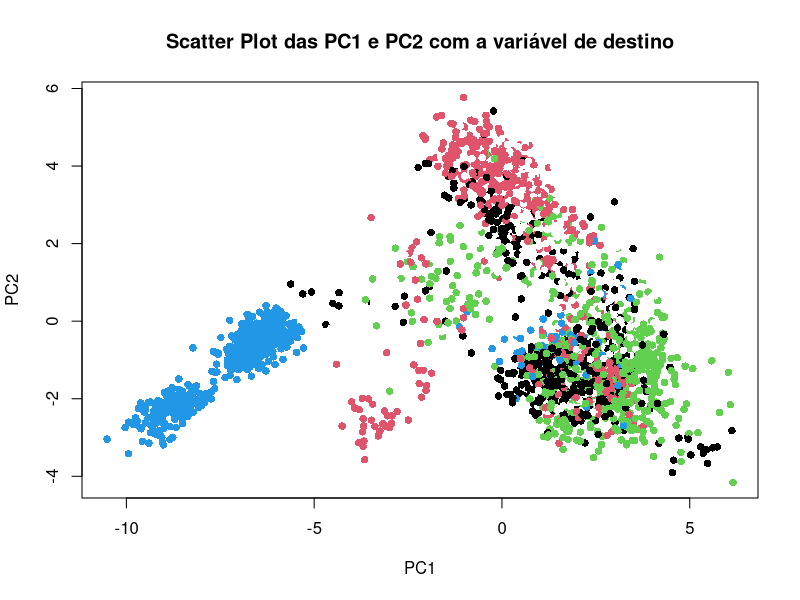
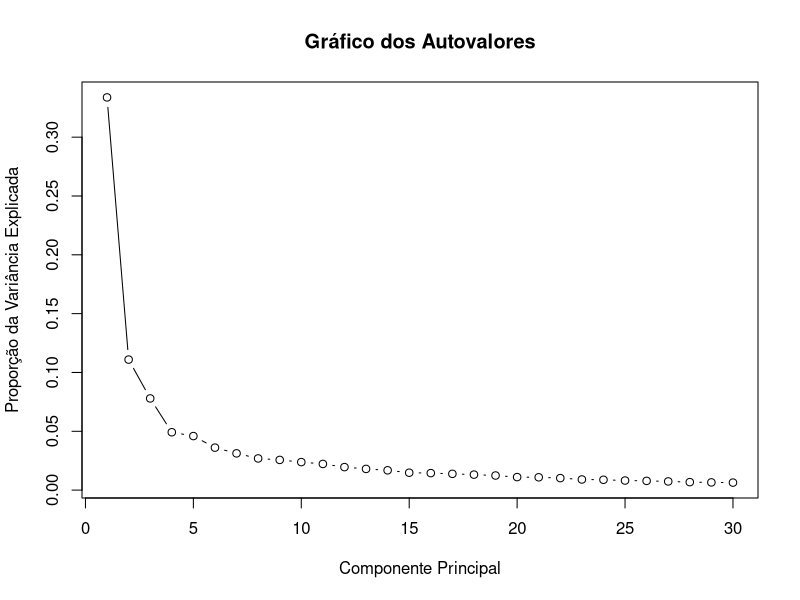

Generate these figures, in order, with R: (Note: this script raises an error after producing the figures.)
# Limpa o ambiente de trabalho
rm(list=ls())

#Bibliotecas
library(caret)

# Importa CSVs
treino <- read.csv("treino.csv")

# Transforma colunas da TARGET de texto para numeros
treino$y <- factor(treino$y, levels = c('teens', 'twenties', 'thirties', 'fourties', 'fifties'))
treino$y_num <- as.numeric(treino$y) - 1
treino <- treino[, -which(names(treino) == 'y')]
y <- treino$y_num

#--------------------Implementa Pre-Processamento - PCA
# Diminui a dimensionalidade e Verifica quais features sao mais discriminativas
trans <- preProcess(treino, method = c("pca"))
PC <- predict(trans, treino)
#-----------------------------------------------

#--------------------Inclui TARGET pós Pre-Processamento
# Incluir as colunas da variável de destino nas duas primeiras componentes principais
PC_y <- cbind(PC[, 1:2], y_num = as.numeric(treino$y_num))
# Plotar um gráfico de dispersão
plot(PC_y$PC1, PC_y$PC2, pch = 16, col = PC_y$y_num,
     main = "Scatter Plot das PC1 e PC2 com a variável de destino", xlab = "PC1", ylab = "PC2")
#-----------------------------------------------

#--------------------Gera gráfico de Autovalores
# Calcula os autovalores
eigenvalues <- eigen(cov(PC))$values

# Calcula a proporção da variância explicada
variance_explained <- eigenvalues / sum(eigenvalues)
# Gera o gráfico dos autovalores
plot(variance_explained, type = "b", ylab = "Proporção da Variância Explicada", xlab = "Componente Principal", main = "Gráfico dos Autovalores")
#-----------------------------------------------

# Seleciona as 10 primeiras componentes principais
treino <- PC[, (1:10)]

#-----------------------------------------------
#-----------------------------------------------
#------------------------ KDE ------------------
#-----------------------------------------------
#-----------------------------------------------

#--------------------Funções
# define a função KDE
pdfKDE <- function(xi, N, x) {
  sum <- 0
  h <- 1.06 * sd(as.matrix(x)) * N^(-1/5)
  
  for (i in 1:N) {
    xi_matrix <- as.matrix(xi)
    x_i_matrix <- as.matrix(x[i, ])
    
    exp_values <- exp(-(1/(2*h^2) * (t(x_i_matrix - xi_matrix) %*% (x_i_matrix - xi_matrix))))
    
    # Substitui infinitos ou NaNs por 0
    exp_values[!is.finite(exp_values)] <- 0
    
    sum <- sum + sum(exp_values)
  }
  
  p <- (1/(N * (sqrt(2 * pi * h))^N)) * sum
  return(p)
}

# Validação cruzada com 10 folds usando bayes
bayes_classifier <- function(x_train, y_train, x_test){
  class_probabilities <- table(y_train) / length(y_train)
  
  y_hat <- numeric(length = nrow(x_test))
  
  for (i in 1:nrow(x_test)) {
    class_scores <- numeric(length = max(y_train))
    
    for (c in levels(factor(y_train))) {
      class_indices <- which(y_train == c)
      p <- pdfKDE(x_test[i, ], N = length(class_indices), x = x_train[class_indices, ])
      
      class_scores[as.numeric(c)] <- sum(log(p) * class_probabilities[c])
    }
    
    predicted_class <- which.max(class_scores)
    y_hat[i] <- predicted_class
  }
  
  return(y_hat)
}

#-----------------------------------------------
# Separar em X e Y
#x <- treino[, 2:40]  # Considerando as 39 colunas de características
#y <- treino[, "y_num"]
#x <- as.matrix(treino[, !names(treino) %in% c('y_num', 'id')])
#y <- as.vector(treino$y_num)  # Ajustado para vetor
index <- sample(1:nrow(treino), length(1:nrow(treino)))


# Obtem-se acurácia obtida para cada iteração, o desvio padrão das acurácias e a média das acurácias
accuracy <- matrix(NA, nrow = 10, ncol = 1)
j <- 1
best <- 0
# Loop de validação cruzada
for (i in seq(20, 200, 20)) {
  test <- index[(i - 19):i]
  train <- index[-index[(i - 19):i]]
  
  x_train <- x[train, ]
  y_train <- y[train]
  x_test <- x[test, ]
  y_test <- y[test]
  
  # Chama o classificador bayesiano
  y_hat <- bayes_classifier(x_train, as.numeric(y_train), x_test)
  
  # Calcula a acurácia
  aux <- sum(y_test == y_hat) / length(y_test)
  accuracy[j, ] <- aux
  if(aux > best){
    best_train <- train
    best_test <- test
    save_index <- j
    best <- aux 
  }
  j <- j+1
}

print(accuracy)
print(apply(accuracy, 2, sd))
print(apply(accuracy, 2, mean))